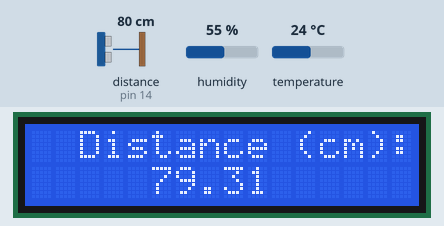
This sketch was run on a simulated Arduino Uno, built with avr-gcc and run on an emulated ATmega328P. Parts: 16×2 character LCD. Wiring (inferred from the names in the program): ultrasonic range finder: trigger pin 13; echo pin 14. Inputs (shaded band) come from the test bench; at power-on: distance to the obstacle (sensor on pin 14) 80 cm, humidity 55 %, temperature 24 °C. The echo pulse lasts 58.3 µs per cm.

Above: at 9.9 s.
10.0 s: distance to the obstacle (sensor on pin 14) set to 2 cm
At 16.9 s:
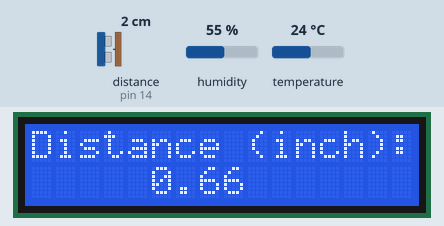
17.9 s: humidity set to 22 %
At 24.3 s:
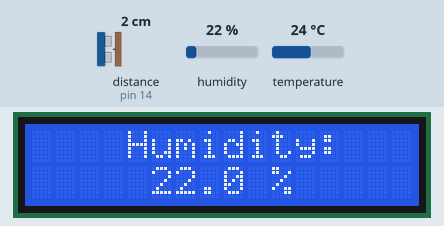
29.2 s: temperature set to 12 °C
At 37.7 s:
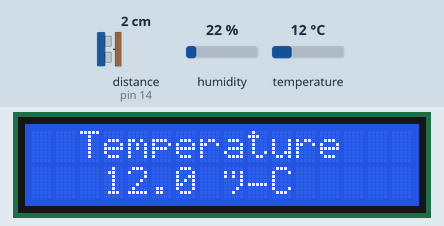
40.7 s: distance to the obstacle (sensor on pin 14) set to 4 cm
At 42.3 s:
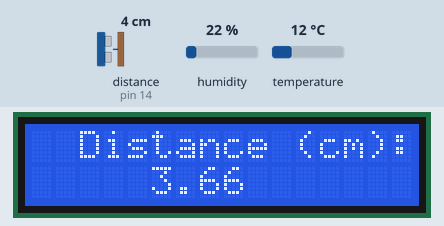
46.1 s: humidity set to 40 %
At 47.4 s:
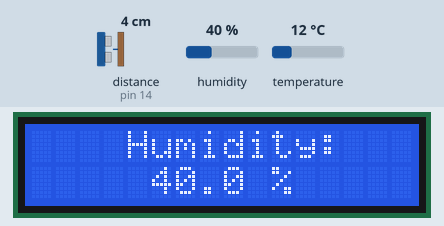
51.5 s: distance to the obstacle (sensor on pin 14) set to 9 cm
At 56.0 s:
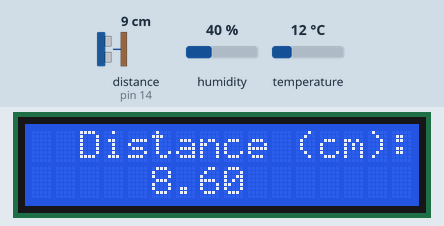
Timing chart, 0 to 57.5 s (numbered marks = the images above; inputs shaded):
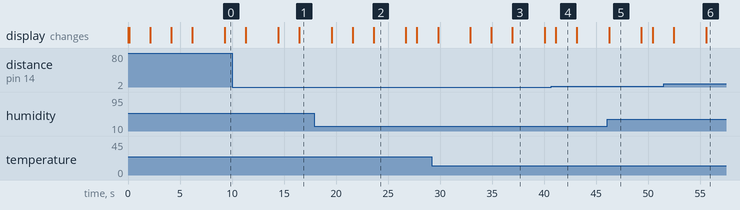

The sketch:

t3_proyecto10.ino
```cpp
/*-------Sensor de distancia ultrasónico-----*/
/*-- (usado para medir distancias entre objetos o superficies) --*/

int trigPin = 13;
int echoPin = 14;

//definir la velocidad del sonido en cm/uS
#define SOUND_SPEED 0.034
#define CM_TO_INCH 0.393701

long duration; // Crea un valor de variable de tiempo
long duration_demo; // Simula el valor de la variable de tiempo anterior
float distanceCm; // Crea una variable de distancia
float distanceInch; // Crea un valor variable para convertir a pulgadas/pies


/*------------------- DHT 11 ---------------*/
#include <DHT.h>

#define DHTPIN 2 // Entrada conectada al cable SDA, posición D2.
#define DHTTYPE DHT11 // DHT11 (AM2302) tipo de sensor

float temperature_demo = 0; // Es una réplica de los datos anteriores
float humidity_demo = 0; // Es una réplica de los datos anteriores.

DHT dht(DHTPIN, DHTTYPE); // Establecer como función (Entrada, Tipo)


/*------------------- LCD 16x2 (I2C) ---------------*/
#include <LiquidCrystal_I2C.h>

LiquidCrystal_I2C lcd(0x27,16,2);// LiquidCrystal_I2C lcd(addressid , colums ,rows)
// (no estoy seguro) puedes verte obligado a utilizar SCL ext. 22 SDA ext. 21, de lo contrario no se encontrará el dispositivo. 0x27,16,2 es el valor predeterminado.


void setup() {

  Serial.begin(115200);

    /*-------Sensor de distancia ultrasónico-----*/
      pinMode(trigPin, OUTPUT); // Establece el trigPin como una salida
      pinMode(echoPin, INPUT); // Establece el echoPin como una entrada

      digitalWrite(trigPin, LOW); // Establecemos LOW por defecto
    /*---------------------------------------*/

    /*------------------- DHT 11 ---------------*/
      dht.begin();
    /*-------------------------------------------*/


}

void loop() {

  /*-------Sensor de distancia ultrasónico-----*/
    digitalWrite(trigPin, HIGH); // importante

    if(digitalRead(trigPin) == HIGH){

      digitalWrite(trigPin, LOW); // Cerrado para medir el tiempo de impacto
      //delayMicroseconds(2);

      duration = pulseIn(echoPin, HIGH); // Importante//Reflejo de la medición de la duración del sonido
      distanceCm = duration * SOUND_SPEED/2; // Calcular la distancia a la que se puede escuchar un sonido
      distanceInch = distanceCm * CM_TO_INCH; // Calcular pulgadas/pies

      /*Serial.print("Duración de tiempo (--): ");
      Serial.println(duración);
      Serial.print("Distancia (cm): ");
      Serial.println(distanciaCM);
      Serial.print("Distancia (inch): ");
      Serial.println(distanciaINCH);
      delayMicroseconds(10); // importante ----> delay 10 mseg*/

      /*------------------- DHT 11 ---------------*/

        float temperature = dht.readTemperature(); // Lee temperatura en el dispositivo
        float humidity = dht.readHumidity(); // Lee humedad en el dispositivo

        /*Serial.print("Temperatura: ");
        Serial.print(temperatura);
        Serial.print(" °C\t");
        Serial.print("Humedad: ");
        Serial.print(humedad);
        Serial.println(" %");*/
      /*-------------------------------------------*/


      /*-------------------------------- Función para comprobar que hay valores de movimiento para mostrar. ----------------------------------------*/

      /*---------------------------------- LCD 16x2 (I2C) --------------------------------*/
        lcd.init(); // Seleccione el valor desde el principio como funtion()
        lcd.backlight();// fondo brillante
      /*------------------- LCD 16x2 (I2C) Mostramos sensor de distancia ultrasónico---------------*/
      if(duration != duration_demo){
        lcd.clear();
        lcd.setCursor(2,0); // Establecer carácter de posición en la pantalla LCD
        lcd.print("Distance (cm):");
        lcd.setCursor(5,1);   // Establecer carácter de posición en la pantalla LCD
        lcd.print(distanceCm);
        delay(2000);

        lcd.clear();
        lcd.setCursor(0,0);   // Establecer carácter de posición en la pantalla LCD
        lcd.print("Distance (inch):");
        lcd.setCursor(5,1);   // Establecer carácter de posición en la pantalla LCD
        lcd.print(distanceInch);
        delay(2000);
        duration_demo = duration;
      }
      /*--------------------------------------------------------------------------------*/
      if(temperature != temperature_demo){
      /*----------------------------- LCD 16x2 (I2C) Mostramos_DHT 11 -----------------------*/
        lcd.clear();
        lcd.setCursor(2,0);   // Establecer letras de posición en la pantalla LCD
        lcd.print("Temperature ");
        lcd.setCursor(3,1);   // Establecer letras de posición en la pantalla LCD
        lcd.print(temperature);
        lcd.setCursor(7,1);   // Establecer letras de posición en la pantalla LCD
        lcd.print(" °C\t");
        temperature_demo = temperature;
        delay(2000);
      }
      if(humidity != humidity_demo){
        lcd.clear();
        lcd.setCursor(4,0);   // Establecer letras de posición en la pantalla LCD
        lcd.print("Humidity: ");
        lcd.setCursor(5,1);   // Establecer letras de posición en la pantalla LCD
        lcd.print(humidity);
        lcd.setCursor(9,1);   // Establecer letras de posición en la pantalla LCD
        lcd.print(" %");
        humidity_demo = humidity;
        delay(2000);
      /*-------------------------------------------------------------------------------*/
      }

    }


  /*---------------------------------------*/


  delay(1000);
}
```

Measured:
- after the input at 17.9 s, the display: first differs from a run without the input after 5.7 s (image 2)
- after the input at 29.2 s, the display: first differs from a run without the input after 7.8 s (image 3)
- after the input at 46.1 s, the display: changes after 0.18 s (image 5)
- what the display in image 2 shows lasts 3.1 s, from 23.6 s to 26.7 s
- what the display in image 4 shows lasts 2.1 s, from 41.1 s to 43.2 s
